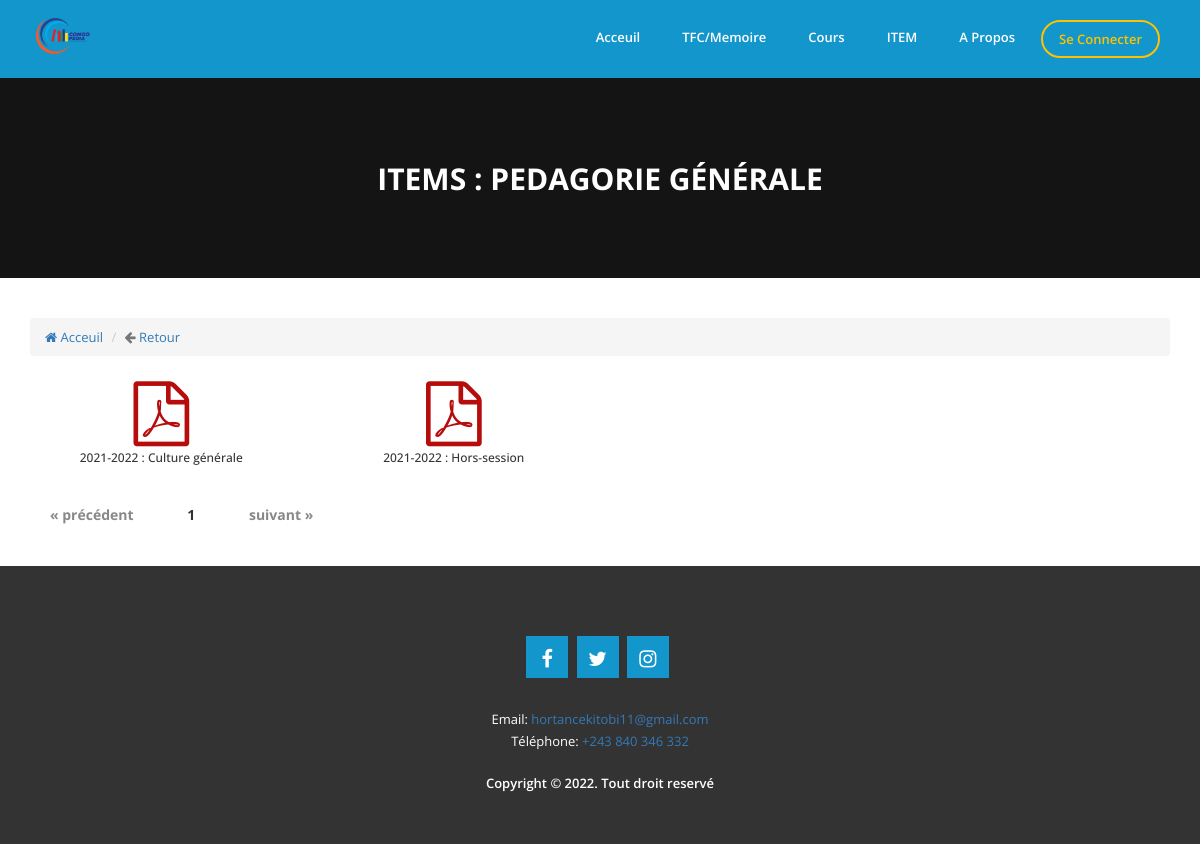
The page /item-by-option?slug=pedagorie-generale-20230108-135456 on the database as committed earlier.
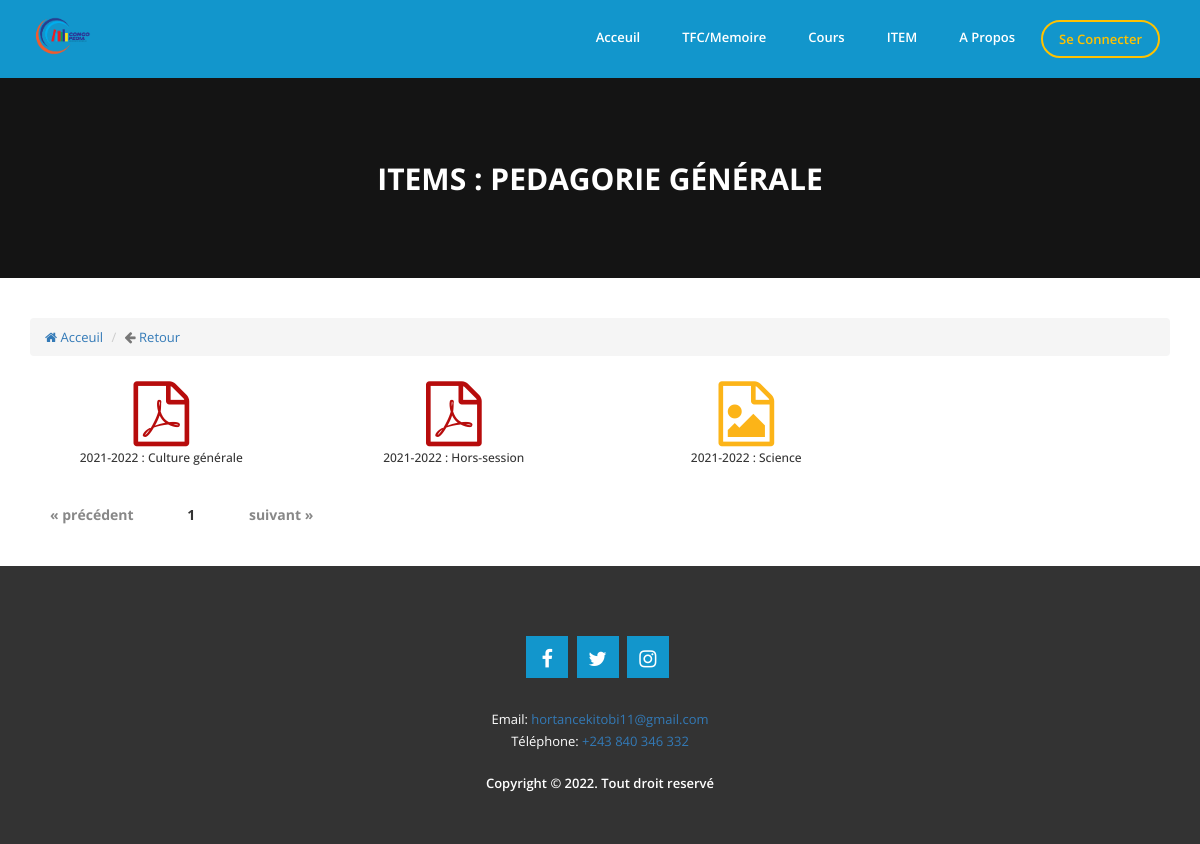
The same page on the database as committed later.
### tables this page shows
CREATE TABLE `t_option` (
  `CodeOption` int(11) NOT NULL,
  `Designation` varchar(250) NOT NULL,
  `option_slug` text NOT NULL,
  `Created_on` timestamp NOT NULL DEFAULT current_timestamp() ON UPDATE current_timestamp()
);

CREATE TABLE `t_item` (
  `CodeItem` int(11) NOT NULL,
  `Fichier` text NOT NULL,
  `TypeFichier` varchar(50) NOT NULL,
  `CodeSession` int(11) NOT NULL,
  `Created_On` timestamp NOT NULL DEFAULT current_timestamp() ON UPDATE current_timestamp(),
  `CodeOption` int(11) NOT NULL,
  `CodeAnnee` int(11) NOT NULL,
  `CodeAdmin` int(11) DEFAULT NULL,
  `CodeCompte` int(11) DEFAULT NULL,
  `CodePropriete` int(11) NOT NULL,
  `Statut` int(11) NOT NULL,
  `Readed` int(11) NOT NULL,
  `Liked` int(11) NOT NULL
);

CREATE TABLE `t_annee_academique` (
  `CodeAnnee` int(11) NOT NULL,
  `Annee` varchar(10) NOT NULL
);

CREATE TABLE `t_session_exetat` (
  `CodeSession` int(11) NOT NULL,
  `Session` varchar(250) NOT NULL
);

### item-by-option.php (called while the page is built, shortened)
<?php
include("includes/sessionclient.php");
include("includes/head.php");
include("includes/header.php");
include("container/item-by-option.php");
include("includes/footer.php");
?>

### class/app.php (called while the page is built, shortened)
<?php
class App
{
    private $db_name, $db_user, $db_pass, $db_host, $pdo;
    public function __construct( $db_name = "congopedia", $db_user = "root", $db_pass = "", $db_host = 'localhost' )
    {
        $this->db_name = $db_name;
        $this->db_user = $db_user;
        $this->db_pass = $db_pass;
        $this->db_host = $db_host;
    }
    public function getPDO()
    {
        try {
            if ( $this->pdo === null ) {
                $pdo_ = new PDO( 'mysql:host=' . $this->db_host . '; port=3306; dbname=' . $this->db_name . ';charset=utf8', $this->db_user, $this->db_pass );
                $pdo_->setAttribute( PDO::ATTR_ERRMODE, PDO::ERRMODE_WARNING );
                $this->pdo = $pdo_;
            }
        } catch ( PDOException $ex ) {
            die( $ex->getMessage() );
        }
        return $this->pdo;
    }
    public function fetchPrepared( $statement )
    {
        $req = $this->getPDO()->prepare( $statement );
        $req->execute();
        return $req->fetchAll();
    }
    public function fetch( $statement )
    {
        $req = $this->getPDO()->query( $statement );
        $data = $req->fetch();
        return $data;
    }
}
$app=new App('congopedia');
?>

### container/item-by-option.php (the view)
<?php
$option = $_GET['slug'];
if (isset($_GET['page']) && !empty($_GET['page'])) {
    $currentPage = (int)strip_tags($_GET['page']);
} else {
    $currentPage = 1;
}
$sql1 = "SELECT COUNT(*) AS nbre FROM t_item LEFT JOIN t_option
         ON t_item.CodeOption=t_option.CodeOption WHERE option_slug='$option'";
$nbre = $app->fetch($sql1);
$nbArticles = $nbre['nbre'];
$parPage = 20;
$pages = ceil($nbArticles / $parPage);
$premier = ($currentPage * $parPage) - $parPage;
$sql = "SELECT * FROM t_item LEFT JOIN t_option
         ON t_item.CodeOption=t_option.CodeOption
         LEFT JOIN t_annee_academique
         ON t_item.CodeAnnee=t_annee_academique.CodeAnnee
         LEFT JOIN t_session_exetat
         ON t_item.CodeSession=t_session_exetat.CodeSession
         WHERE option_slug='$option'
         ORDER BY Annee AND t_session_exetat.Session DESC LIMIT $premier,$parPage";
$req = $app->fetchPrepared($sql);
$sql2 = "SELECT * FROM t_option WHERE option_slug='$option'";
$facul = $app->fetch($sql2);
?>
<div class="slide-single slide-single-page">
    <div class="overlay"></div>
    <div class="text text-page">
        <div class="this-item">
            <h2>ITEMS : <?php echo $facul['Designation'] ?> </h2>
        </div>
    </div>
</div>
<div class="single-channel">
    <div class="container">
        <nav aria-label="breadcrumb">
            <ol class="breadcrumb">
                <li class="breadcrumb-item"><a href="home"><i class="fa fa-home"></i> Acceuil</a></li>
                <li class="breadcrumb-item active" aria-current="page"><i class="fa fa-arrow-left"></i> <a href="<?php echo $_SERVER["HTTP_REFERER"]; ?>">Retour</a></li>
            </ol>
        </nav>
        <div class="row">
            <div class="col-md-12 col-sm-12 col-xs-12">
                <div class="row">
                    <?php
                    foreach ($req as $row){
                        ?>
                        <div class="col-md-3 text-center">
                            <div class="card mb-3">
                                <div class="card-body">
                                    <div class="dropdown" style="padding: 5px;">
                                        <a href="detail_item?item=<?php echo $row['CodeItem']; ?>" class="avatar avatar-lg">
                                            <span class="">
                                                <i
                                                        <?php
                                                        if($row['TypeFichier']=='pdf'){
                                                            echo "class='fa fa-file-pdf-o fa-5x' style='color: #B70C0CFF'";
                                                        }elseif ($row['TypeFichier']=='docx'){
                                                            echo "class='fa fa-file-text fa-5x' style='color: #0861A1FF'";
                                                        }else{
                                                            echo "class='fa fa-file-image-o fa-5x' style='color: #FCB418FF'";
                                                        }
                                                        ?>
                                                        ></i>
                                            </span>
                                        </a>
                                    </div>
                                </div>
                            </div>
                            <h6><?php echo $row['Annee'] ?> : <?php echo $row['Session'] ?></h6>
                        </div>
                        <?php
                    }
                    ?>
                </div>
            </div>
        </div>
        <div class="row">
            <div class="col-md-12">
                <div class="pagination">
                    <a href="item-by-option?slug=<?= $option ?>&page=<?= $currentPage - 1 ?>"><span class="<?= ($currentPage == 1) ? "disabled" : "" ?>">&#171; précédent</span></a>
                    <?php for($page = 1; $page <= $pages; $page++): ?>
                        <a href="item-by-option?slug=<?= $option ?>&page=<?= $page ?>"><span class="<?= ($currentPage == $page) ? "current" : "" ?>"><?= $page ?></span></a>
                    <?php endfor ?>
                    <a href="item-by-option?slug=<?= $option ?>&page=<?= $currentPage + 1 ?>"><span class="<?= ($currentPage == $pages) ? "disabled" : "" ?>">suivant &#187;</span></a>
                </div>
            </div>
        </div>
    </div>
</div>

### includes/head.php (shortened to what this page needs)
<!DOCTYPE html>
<html dir="ltr" lang="en">
<head>
    <link rel="stylesheet" href="assets/css/bootstrap.min.css">
    <link rel="stylesheet" href="assets/css/bootstrap-datepicker.min.css">
    <link rel="stylesheet" href="assets/css/superfish.css">
    <link rel="stylesheet" href="assets/css/slicknav.css">
    <link rel="stylesheet" href="assets/css/animate.css">
    <link rel="stylesheet" href="assets/css/jquery.bxslider.css">
    <link rel="stylesheet" href="assets/css/hover.css">
    <link rel="stylesheet" href="assets/css/magnific-popup.css">
    <link rel="stylesheet" href="assets/css/style.css">
    <link rel="stylesheet" href="assets/css/responsive.css">
</head>

### includes/header.php (shortened to what this page needs)
<body>
<div class="page-wrapper">
    <header>
        <div class="container">
            <div class="row">
                <div class="col-md-3 col-sm-3 logo">
                    <a href="home"><img style="min-height: 60px; object-fit: cover;" src="image/cp2.png" alt=""></a>
                </div>
                <div class="col-md-9 col-sm-9 nav-wrapper">
                    <nav>
                                <ul class="sf-menu" id="menu">
                                    <li><a href="home" class="navv">Acceuil</a></li>
                                    <li><a href="article" class="navv">TFC/Memoire</a></li>
                                    <li><a href="courses" class="navv">Cours</a></li>
                                    <li><a href="item" class="navv">ITEM</a></li>
                                    <li><a href="about-us" class="navv">A propos</a></li>
                                    <li><a href="login" style="float: right; border: 2px solid #ffc200; color: #ffc200;">Se connecter</a></li>
                                </ul>
                    </nav>
                </div>
            </div>
        </div>
    </header>

### includes/footer.php (shortened to what this page needs)
<section class="footer">
    <div class="container">
        <div class="row">
            <div class="col-md-12">
                <div class="item">
                    <ul>
                        <li><a href="http://www.facebook.com/"><i class="fa fa-facebook"></i></a></li>
                        <li><a href="http://www.twitter.com/"><i class="fa fa-twitter"></i></a></li>
                        <li><a href="http://www.twitter.com/"><i class="fa fa-instagram"></i></a></li>
                    </ul>
                </div>
            </div>
        </div>
        <div class="row">
            <div class="col-md-12 address">
                <p>
                    Email: <a href="mailto:hortancekitobi11@gmail.com"
                              class="__cf_email__">hortancekitobi11@gmail.com</a><br>
                    Téléphone: <a href="tel:+243 840 346 332">+243 840 346 332</a>
                </p>
            </div>
            <div class="col-md-12 copyright">
                <p>
                    Copyright © 2022. Tout droit reservé </p>
            </div>
        </div>
    </div>
</section>
</div>
</body>
</html>

### assets/css/superfish.css (style rules this page uses)
.sf-menu, .sf-menu * { margin: 0; padding: 0; list-style: none; }
.sf-menu li { position: relative; }
.sf-menu > li { float: left; }
.sf-menu a { display: block; position: relative; }
.sf-menu { float: left; margin-bottom: 1em; }
.sf-menu a { border-left: 1px solid #fff; border-top: 1px solid #dFeEFF; border-top: 1px solid rgba(255,255,255,.5); padding: .75em 1em; text-decoration: none; zoom: 1; }
.sf-menu a { color: #13a; }
.sf-menu li { background: #BDD2FF; white-space: nowrap; *white-space: normal; -webkit-transition: background .2s; transition: background .2s; }

### assets/css/responsive.css (style rules this page uses)
* { margin: 0; padding: 0; border: 0; outline: none; }

Rows that differ between the two databases and show on the page:
added t_item: t_annee_academique.Annee "2021-2022", t_session_exetat.Session "Science"
